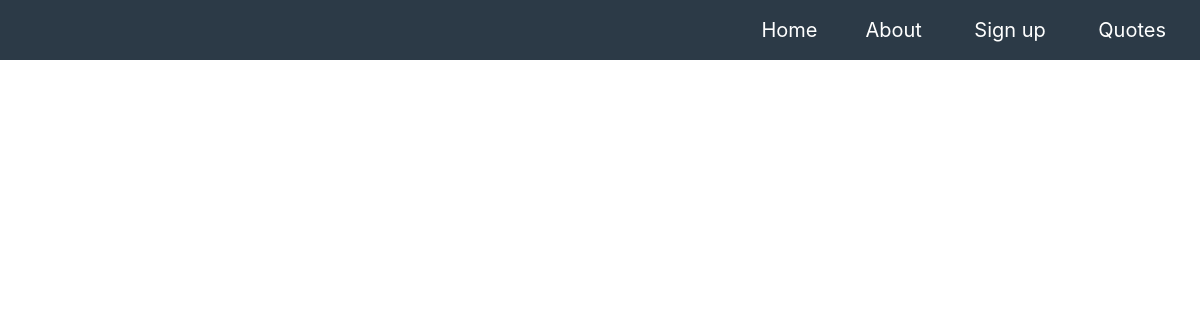
/quotes/, run on an earlier commit of the app's database.
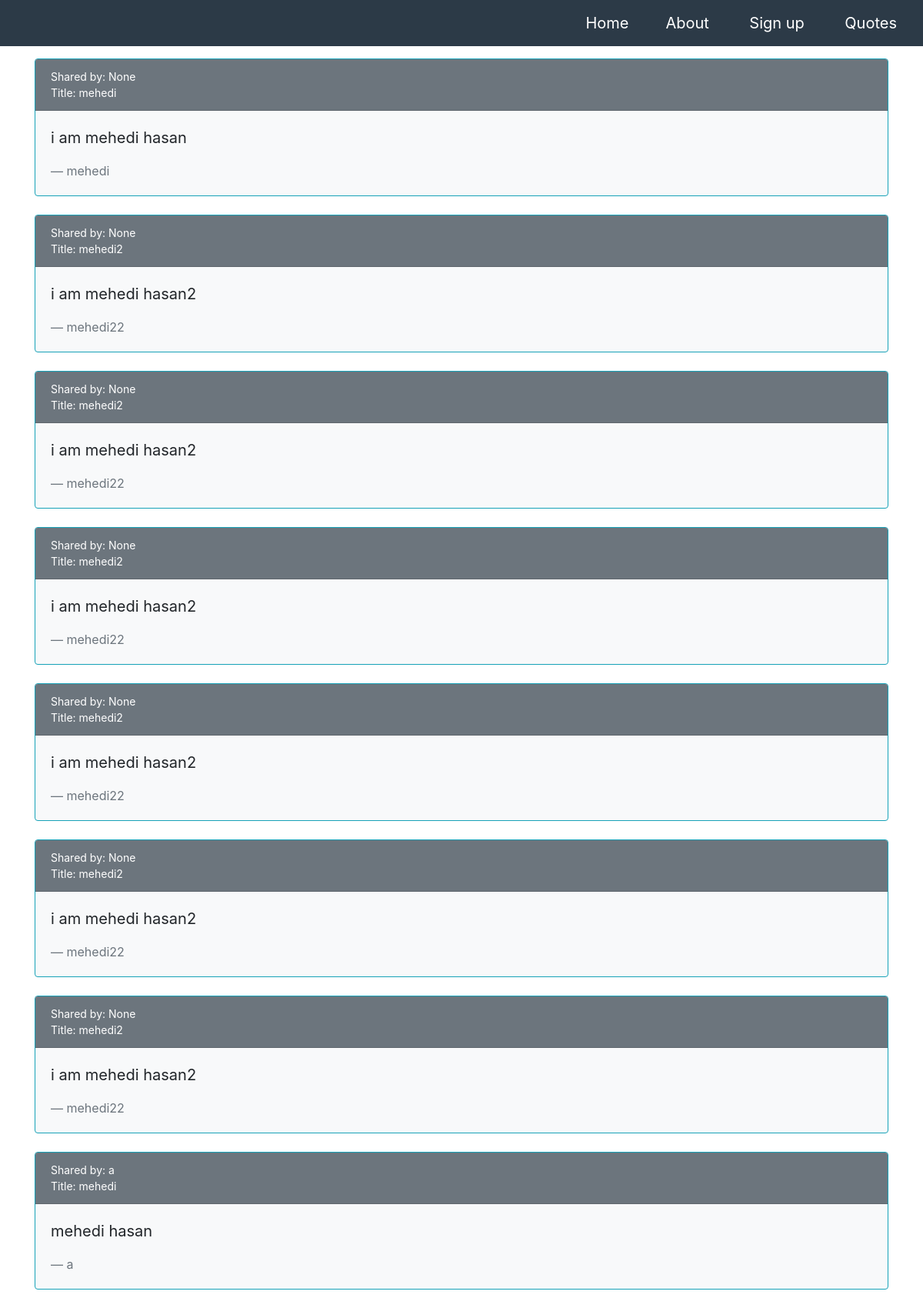
And on a later commit of the database.
### quotes/models.py (models this page shows, shortened)
class Quote(models.Model):
    quote=models.TextField(max_length=200)
    author=models.CharField(max_length=50)
    title =models.CharField(max_length=50, null=True) # Must be null
    owner = models.CharField(max_length=50,null=True)

### quotes/views.py (the view)
# urls.py: path('quotes/',quotes.views.quotesview),
class quotesview(ListView):
    template_name = "quotes.html"
    model = Quote

### templates/quotes.html (shortened to what this page needs)
{%extends 'base.html'%}
{% load static %}
{%block csslink%}
<link href="{% static '..\static\cssfile\quotes.css' %}" rel="stylesheet" type="text/css">
<link rel="stylesheet" href="https://stackpath.bootstrapcdn.com/bootstrap/4.3.1/css/bootstrap.min.css">
{%endblock%}
{%block body%}
{% for Quote in object_list %}
<div class="container">
<div class="card border-info bg-light" >
  <div class="card-header text-white bg-secondary" id="title">Shared by: {{ Quote.owner }} <br>
    Title: {{ Quote.title }}
  </div>
  <div class="card-body">
    <blockquote class="blockquote mb-0 ">
      <p> {{ Quote.quote }} </p>
      <footer class="blockquote-footer">{{ Quote.author }}  <cite title="Source Title"></cite></footer>
    </blockquote>
  </div>
</div>
<br>
    </div>
{% endfor %}
{%endblock%}

### templates/base.html (shortened to what this page needs)
{% load static%}
<html>
<head>
    {%block csslink%}
    {%endblock%}
    <link href="{% static '../static/cssfile/base.css'%}" rel="stylesheet" type="text/css">
</head>
<body>
<header>
    <div class="sticky">
            <nav>
                <ul class="navi">
                    <li><a href="/ " id="home">Home</a>
                    <li><a href="{%url 'about'%}" >About</a></li>
                    <li><a href="{% url 'signup' %} " id="form" >Sign up</a></li>
                    <li><a href="{% url 'quotes' %}" id="quotes">Quotes</a></li>
                </ul>
            </nav>
        </div>
</header>
{%block body%}
{%endblock%}
</body>
</html>

### static/cssfile/quotes.css (style rules this page uses)
#title { font-size:14px; color:darkslategray; }

### static/cssfile/base.css (style rules this page uses)
.sticky nav { background-color:#2C3A47; top:0px; left:0px; margin: 0px; }
.navi { text-align: right; margin-top: -5px; }
.navi li { text-align: right; list-style: none; text-decoration: none; display: inline-block; margin: auto; margin-left: 10px; color: wheat; font-size: 20px; margin-top: 20px; margin-right: 30px; padding-bottom: 15px; }
.navi li a { color: white; text-decoration: none; padding-left: 4px; padding-right: 4px; }

What changed in the data, as far as the page shows it:
added Quote: owner "None", title "mehedi", quote "i am mehedi hasan", author "mehedi"
added Quote: owner "None", title "mehedi2", quote "i am mehedi hasan2", author "mehedi22"
added Quote: owner "None", title "mehedi2", quote "i am mehedi hasan2", author "mehedi22"
added Quote: owner "None", title "mehedi2", quote "i am mehedi hasan2", author "mehedi22"
added Quote: owner "None", title "mehedi2", quote "i am mehedi hasan2", author "mehedi22"
added Quote: owner "None", title "mehedi2", quote "i am mehedi hasan2", author "mehedi22"
added Quote: owner "None", title "mehedi2", quote "i am mehedi hasan2", author "mehedi22"
added Quote: owner "a", title "mehedi", quote "mehedi hasan", author "a"
